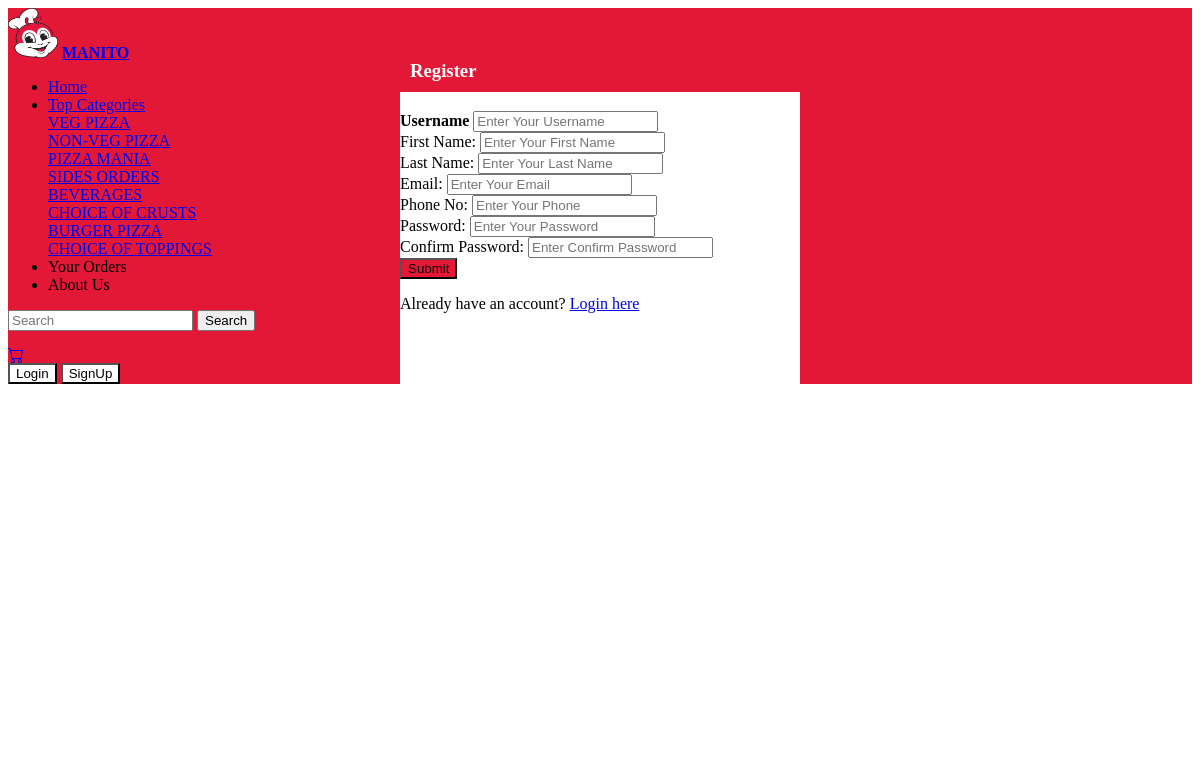
The app's page /views/partial/nav.php with its own data.
### tables this page shows
CREATE TABLE `categories` (
  `id` int(12) NOT NULL  auto_increment PRIMARY KEY ,
  `categorie_name` varchar(255) NOT NULL,
  `create_at` datetime DEFAULT current_timestamp(),
  `update_at` datetime DEFAULT current_timestamp()
);

### views/partial/nav.php (the view, shortened to what this page needs)
<nav class="navbar navbar-expand-lg navbar-dark bg-dark">
  <img src="<?= URL_ROOT . URL_SUBFOLDER ?>/assets/images/logo/logo.png" alt="Logo" width="50" height="50">
  <a class="navbar-brand" href="index.php"><strong>MANITO</strong></a>
  <div class="collapse navbar-collapse" id="navbarSupportedContent">
    <ul class="navbar-nav mr-auto">
      <li class="nav-item active">
        <a class="nav-link" href="#">Home</a>
      </li>
      <li class="nav-item dropdown">
        <a class="nav-link dropdown-toggle" data-bs-toggle="dropdown" href="#" role="button" aria-haspopup="true" aria-expanded="false" onclick="show_list_categories()">Top Categories</a>
        <?php
        $hostname = "localhost";
        $database = "test_data_project";
        $username = "root";
        $password = "";
        $dsn = "mysql:host=$hostname;dbname=$database;charset=utf8mb4";
        try {
          $connection = new PDO($dsn, $username, $password);
          $connection->setAttribute(PDO::ATTR_ERRMODE, PDO::ERRMODE_EXCEPTION);
        } catch (PDOException $e) {
          die("Connection failed: " . $e->getMessage());
        }
        $sql = "SELECT * FROM categories";
        $stmt = $connection->prepare($sql);
        $stmt->execute();
        $result = $stmt->fetchAll(PDO::FETCH_ASSOC);
        ?>
        <div class="dropdown-menu" id="list_categories">
          <?php foreach ($result as $cate) : ?>
            <a class="dropdown-item" href=<?= URL_ROOT . URL_SUBFOLDER . '/Products?category_id=' . $cate["id"] ?>><?= $cate["categorie_name"] ?></a>
          <?php endforeach ?>
        </div>
      </li>
      <li class="nav-item">
        <a class="nav-link">Your Orders</a>
      </li>
      <li class="nav-item">
        <a class="nav-link">About Us</a>
      </li>
    </ul>
    <form method="get" class="form-inline my-2 my-lg-0 mx-3">
      <input class="form-control mr-sm-2" type="search" name="search" id="search" placeholder="Search" required>
      <button class="btn btn-outline-success my-2 my-sm-0 text-white border-white" type="submit">Search</button>
    </form>
    <a href=<?= URL_ROOT . URL_SUBFOLDER . "/Carts" ?> class="btn btn-secondary mx-2" title="MyCart">
    </a>
    <div class="nav-buttons">
      <button onclick="show_login_form()" type="button" class="btn btn-success mx-2" style="background-color: #fff !important; color: #000 !important;" data-toggle="modal" data-target="#loginModal">Login</button>
      <button onclick="show_register_form()" type="button" class="btn btn-success mx-2" style="background-color: #fff !important; color: #000 !important;" data-toggle="modal" data-target="#signupModal">SignUp</button>
    </div>
  </div>
</nav>
<div class="form-login" style="z-index: 999;">
  <div class="model-container">
    <div class="modal-body">
      <h3 class="text-center mb-4" style="background-color: #E31837; color: white; padding: 10px;">Login Here</h3>
      <form action="<?= URL_ROOT . URL_SUBFOLDER . '/Account/Login' ?>" method="post">
        <div class="text-left my-2">
          <b><label for="loginusername">Username</label></b>
        </div>
        <div class="text-left my-2">
          <b><label for="loginpassword">Password</label></b>
        </div>
        <div class="text-center my-4">
          <button type="submit" class="btn btn-success" style="background-color: #E31837; margin-top: 20px;">Submit</button>
        </div>
      </form>
      <p class="mb-0 mt-1 text-center">Don't have an account? <a href="#" data-dismiss="modal" data-toggle="modal" data-target="#signupModal">Sign up now</a>.</p>
    </div>
  </div>
</div>
<div class="form-register" style="z-index: 999;">
  <div class="model-container">
    <div class="modal-body">
      <h3 class="text-center mb-4" style="background-color: #E31837; color: white; padding: 10px;">Register</h3>
      <form action="<?= URL_ROOT . URL_SUBFOLDER . '/Account/SignUp' ?>" method="post">
        <div>
          <div class="text-left my-2">
            <b><label for="username">Username</label></b>
            <input type="text" id="username" name="username" class="form-control" placeholder="Enter Your Username" required>
          </div>
          <div class="text-left my-2">
            <label for="firstName">First Name:</label>
            <input type="text" id="firstName" name="firstName" class="form-control" placeholder="Enter Your First Name" required>
          </div>
          <div class="text-left my-2">
            <label for="lastName">Last Name:</label>
            <input type="text" id="lastName" name="lastName" class="form-control" placeholder="Enter Your Last Name" required>
          </div>
          <div class="text-left my-2">
            <label for="email">Email:</label>
            <input type="email" id="email" name="email" class="form-control" placeholder="Enter Your Email" required>
          </div>
          <div class="text-left my-2">
            <label for="phone">Phone No:</label>
            <input type="tel" id="phone" name="phone" class="form-control" placeholder="Enter Your Phone" required>
          </div>
          <div class="text-left my-2">
            <label for="password">Password:</label>
            <input type="password" id="password" name="password" class="form-control" placeholder="Enter Your Password" required>
          </div>
          <div class="text-left my-2">
            <label for="confirmPassword">Confirm Password:</label>
            <input type="password" id="confirmPassword" name="confirmPassword" class="form-control" placeholder="Enter Confirm Password" required>
          </div>
          <div class="text-center my-4">
            <input type="submit" value="Submit" class="btn btn-success" style="background-color: #E31837;">
          </div>
        </div>
      </form>
      <p>Already have an account? <a href="login.html">Login here</a></p>
    </div>
  </div>
</div>

### views/partial/nav.php (style rules this page uses)
.navbar { background-color: #E31837 !important; }
.form-login, .form-register { position: absolute; top: 0; bottom: 0; left: 0; right: 0; z-index: 1000; }
.model-container { width: 400px; background-color: #fff; border-radius: 10px; margin: 70px auto; }
.form-login .model-container { height: 400px; }
.form-register .model-container { height: 700px; margin: 50px auto; }

### records on screen
categories: categorie_name "VEG PIZZA"
categories: categorie_name "NON-VEG PIZZA"
categories: categorie_name "PIZZA MANIA"
categories: categorie_name "SIDES ORDERS"
categories: categorie_name "BEVERAGES"
categories: categorie_name "CHOICE OF CRUSTS"
categories: categorie_name "BURGER PIZZA"
categories: categorie_name "CHOICE OF TOPPINGS"
